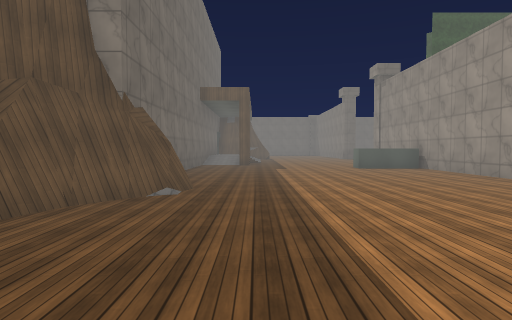
view 1 (above)

24 first-person views from a walk through a scene from a Unity 3-D project. The camera is 1.3 m above the floor, tilts 2° down and sees 75° across. The floor is counted in squares, 2 m on a side. Each view is taken from the middle of a square. On the plan, view 1 faces up. The plan holds only what a view shows up to about 10 squares ahead; the rest is blank. The place goes on beyond the plan. The player is left out. Some surface patterns are stand-ins.

view 2
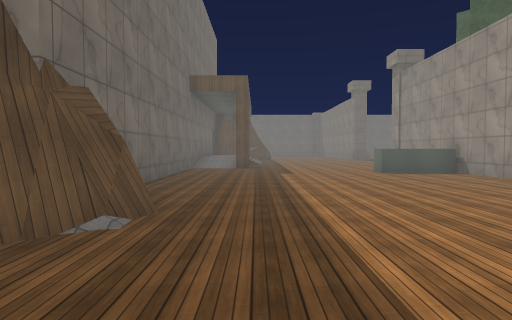

view 3
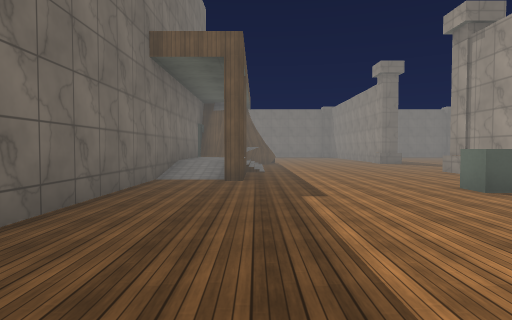

view 4
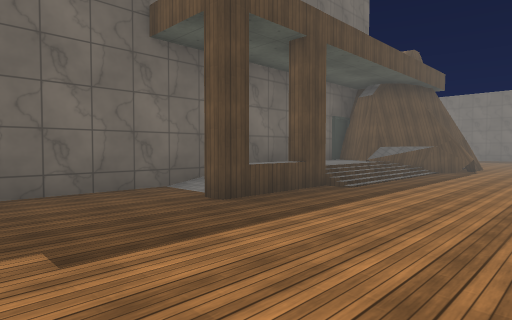

view 5
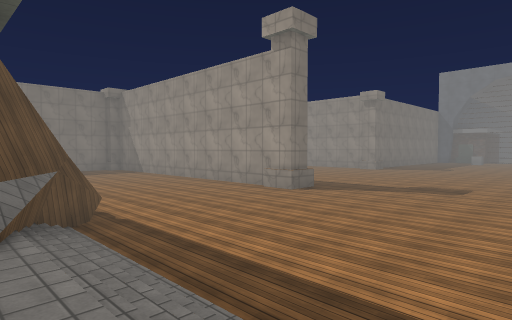

view 6
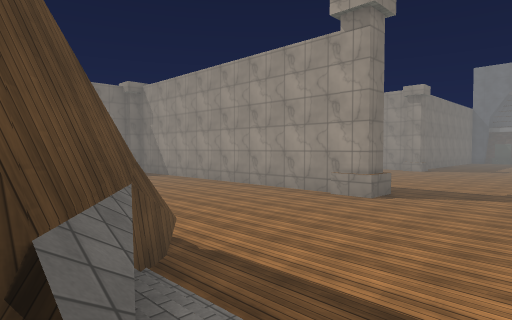

view 7
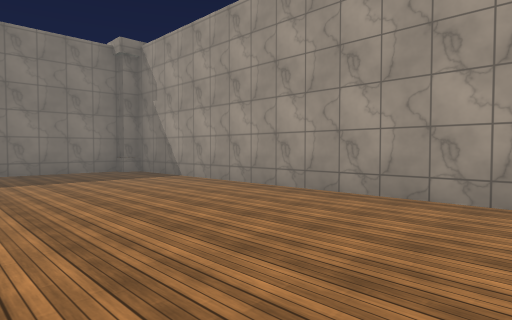

view 8
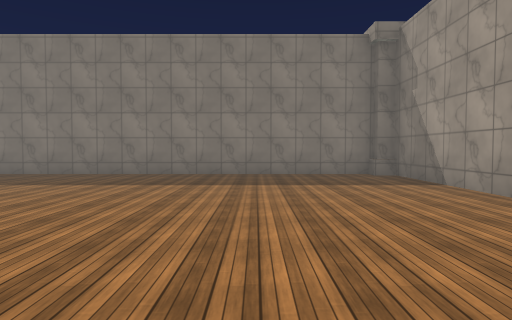

view 9
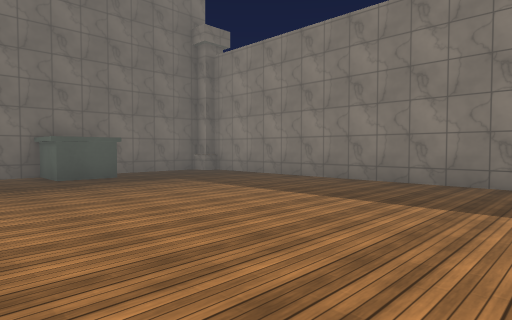

view 10
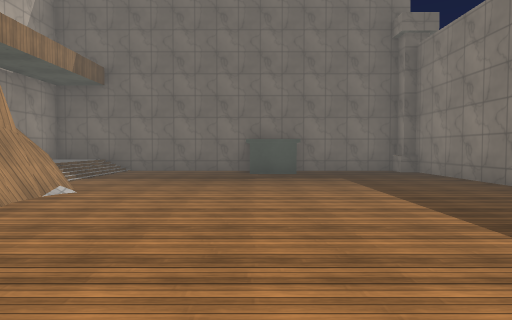

view 11
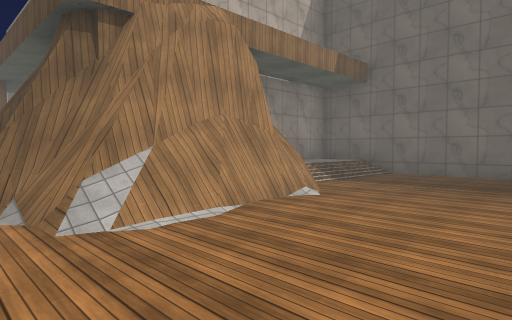

view 12
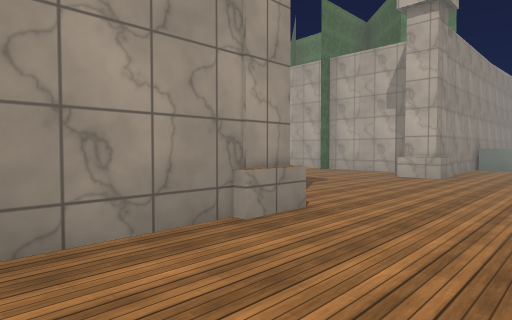

view 13
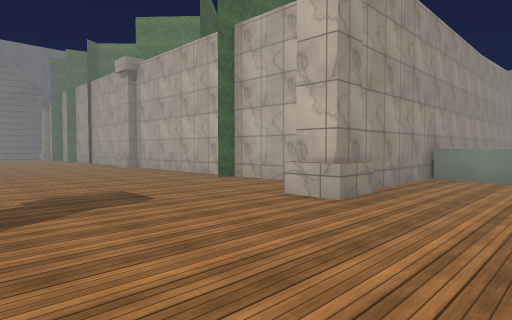

view 14
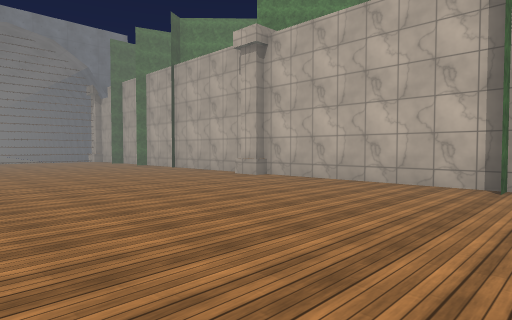

view 15
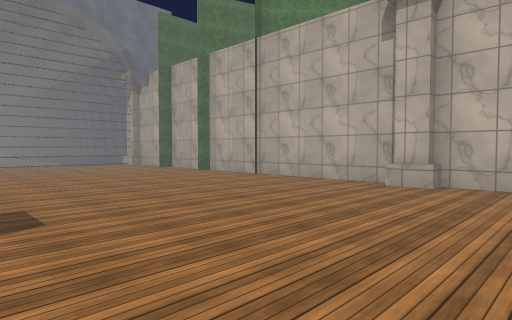

view 16
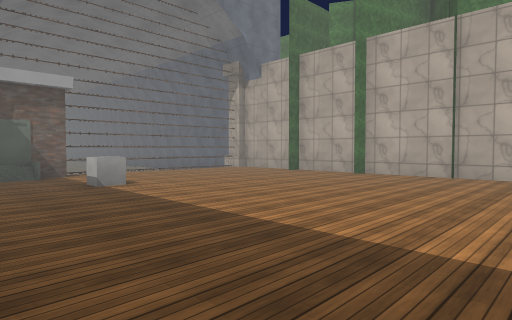

view 17
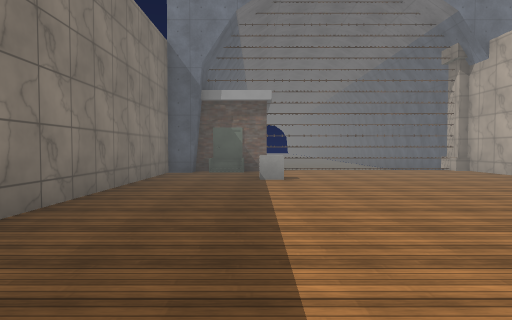

view 18
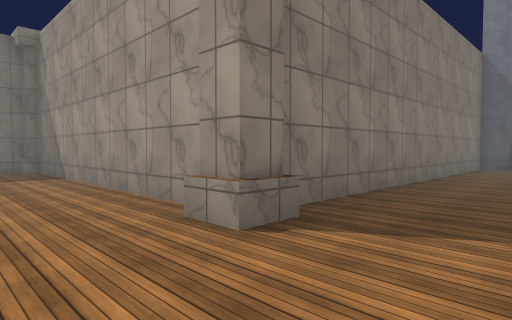

view 19
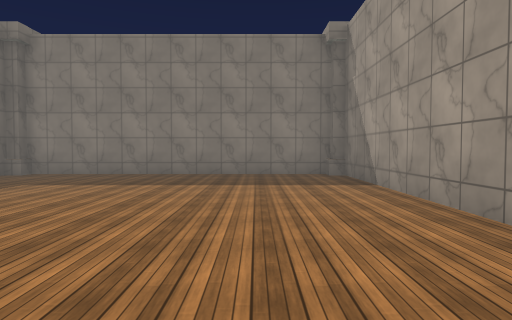

view 20
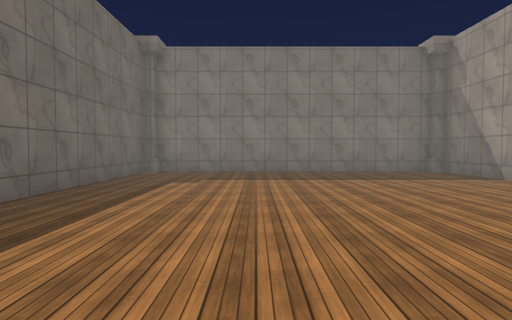

view 21
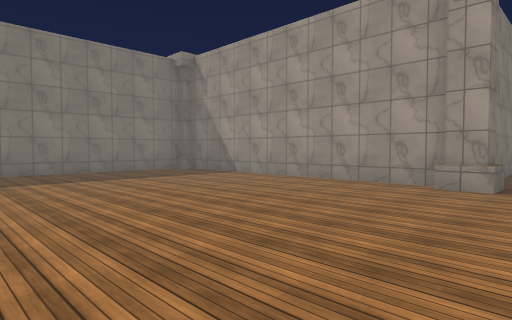

view 22
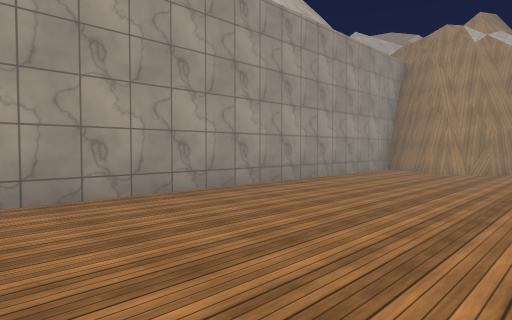

view 23
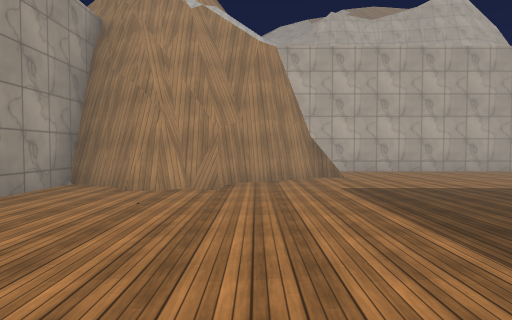

view 24
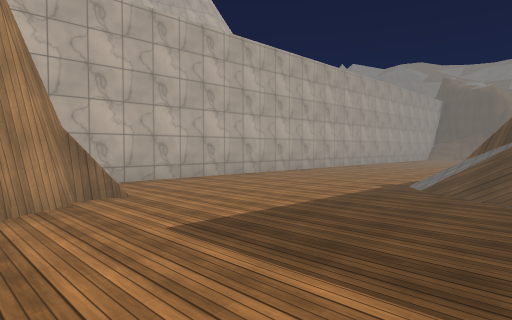

### Floor plan
Key: @ floor where view 1 was taken; # wall or solid block; . main floor; : floor 0.75 m higher than the main floor; + floor 2.75 m higher than the main floor; / step, stairs or slope; = window, fence, low wall or low ledge; ^ raised ledge; v drop or lower ground; C cube.
Columns run from 8 left of view 1 to 25 right of it. Each row starts with its distance up from view 1.
 31  ######################
 30 ##...........##.......#
 29 #.............#........#
 28 #.............#........#
 27 ##............#........#
 26 ##............#........#
 25 #.............#........#
 24 #.............#........##
 23 #....##//.....#........=#########
 22 #////####.....#.......##........##
 21 #::     #.....#................./#
 20 ###     #.....................C..#
 19       ###........................v
 18       ##/........................v
 17       #:/........................v
 16       #:/........................v
 15       #:/.....#..................v
 14       #/......#..#....#...#.#.#..#
 13       #.#.....####################
 12       #.......#
 11       #.....^^
 10       #.......#
  9       #.......#
  8       #.......#
  7       #.......#
  6       #.......#
  5     ###.......#
  4     #+#.......#
  3     #/........#
  2     =/........#
  1    ./.........#
  0 ........@..####
 -1 .........###
 -2  ........#
 -3   .......
 -4   #######

Where each view was taken, in squares from view 1:
view 1: 0 up, 0 right, facing up
view 2: 2 up, 0 right, facing up
view 3: 6 up, 0 right, facing up
view 4: 10 up, 3 right, facing up-left
view 5: 15 up, 1 left, facing up-right
view 6: 17 up, 1 left, facing up-right
view 7: 21 up, 1 right, facing up-right
view 8: 22 up, 2 right, facing up
view 9: 24 up, 1 right, facing up-left
view 10: 26 up, 2 right, facing left
view 11: 26 up, 1 right, facing down-left
view 12: 23 up, 3 right, facing down-right
view 13: 19 up, 3 right, facing down-right
view 14: 20 up, 8 right, facing down-right
view 15: 20 up, 12 right, facing down-right
view 16: 22 up, 16 right, facing down-right
view 17: 20 up, 15 right, facing right
view 18: 20 up, 12 right, facing up-right
view 19: 22 up, 12 right, facing up
view 20: 21 up, 9 right, facing up
view 21: 21 up, 8 right, facing up-right
view 22: 10 up, 1 right, facing down-right
view 23: 6 up, 2 right, facing down
view 24: 3 up, 2 right, facing down-left
